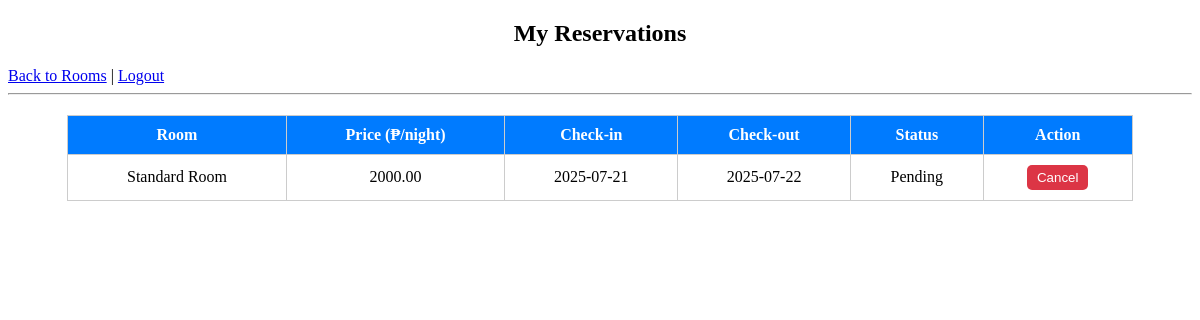
The app's page /my_reservations.php (signed in) with its own data.
### tables this page shows
CREATE TABLE `reservations` (
  `id` int(10) UNSIGNED NOT NULL,
  `user_id` int(10) UNSIGNED NOT NULL,
  `room_id` int(10) UNSIGNED NOT NULL,
  `check_in_date` date NOT NULL,
  `check_out_date` date NOT NULL,
  `status` enum('pending','confirmed','cancelled') DEFAULT 'pending'
);

CREATE TABLE `rooms` (
  `id` int(10) UNSIGNED NOT NULL,
  `name` varchar(100) NOT NULL,
  `description` text DEFAULT NULL,
  `price` decimal(10,2) DEFAULT NULL,
  `image_path` varchar(255) DEFAULT NULL,
  `status` enum('available','unavailable') DEFAULT 'available'
);

### my_reservations.php (the view, shortened to what this page needs)
<?php
include 'config.php';
$user_id = $_SESSION['user_id'];
$sql = "SELECT r.id AS reservation_id, rooms.name, rooms.price, r.check_in_date, r.check_out_date, r.status
        FROM reservations r
        JOIN rooms ON r.room_id = rooms.id
        WHERE r.user_id = '$user_id'
        ORDER BY r.check_in_date DESC";
$result = mysqli_query($conn, $sql);
?>
<!DOCTYPE html>
<html>
<head>
</head>
<body>
<h2 style="text-align:center;">My Reservations</h2>
<a href="rooms.php">Back to Rooms</a> |
<a href="logout.php">Logout</a>
<hr>
<?php if (mysqli_num_rows($result) > 0): ?>
    <table>
        <thead>
            <tr>
                <th>Room</th>
                <th>Price (₱/night)</th>
                <th>Check-in</th>
                <th>Check-out</th>
                <th>Status</th>
                <th>Action</th>
            </tr>
        </thead>
        <tbody>
            <?php while ($reservation = mysqli_fetch_assoc($result)): ?>
                <tr>
                    <td><?php echo htmlspecialchars($reservation['name']); ?></td>
                    <td><?php echo htmlspecialchars($reservation['price']); ?></td>
                    <td><?php echo htmlspecialchars($reservation['check_in_date']); ?></td>
                    <td><?php echo htmlspecialchars($reservation['check_out_date']); ?></td>
                    <td><?php echo htmlspecialchars(ucfirst($reservation['status'])); ?></td>
                    <td>
                        <?php if ($reservation['status'] == 'pending'): ?>
                            <form action="cancel_reservation.php" method="post" onsubmit="return confirm('Are you sure you want to cancel this reservation?');">
                                <button type="submit" class="btn-cancel">Cancel</button>
                            </form>
                        <?php else: ?>
                            N/A
                        <?php endif; ?>
                    </td>
                </tr>
            <?php endwhile; ?>
        </tbody>
    </table>
<?php else: ?>
    <p style="text-align:center;">You have no reservations yet.</p>
<?php endif; ?>
</body>
</html>

### my_reservations.php (style rules this page uses)
table { border-collapse: collapse; width: 90%; margin: 20px auto; }
th, td { padding: 10px; border: 1px solid #ccc; text-align: center; }
th { background-color: #007bff; color: white; }
.btn-cancel { background-color: #dc3545; color: white; border: none; padding: 5px 10px; border-radius: 5px; cursor: pointer; }

### records on screen
reservations: room.name "Standard Room", room.price "2000.00", check_in_date "2025-07-21", check_out_date "2025-07-22", status "Pending"
